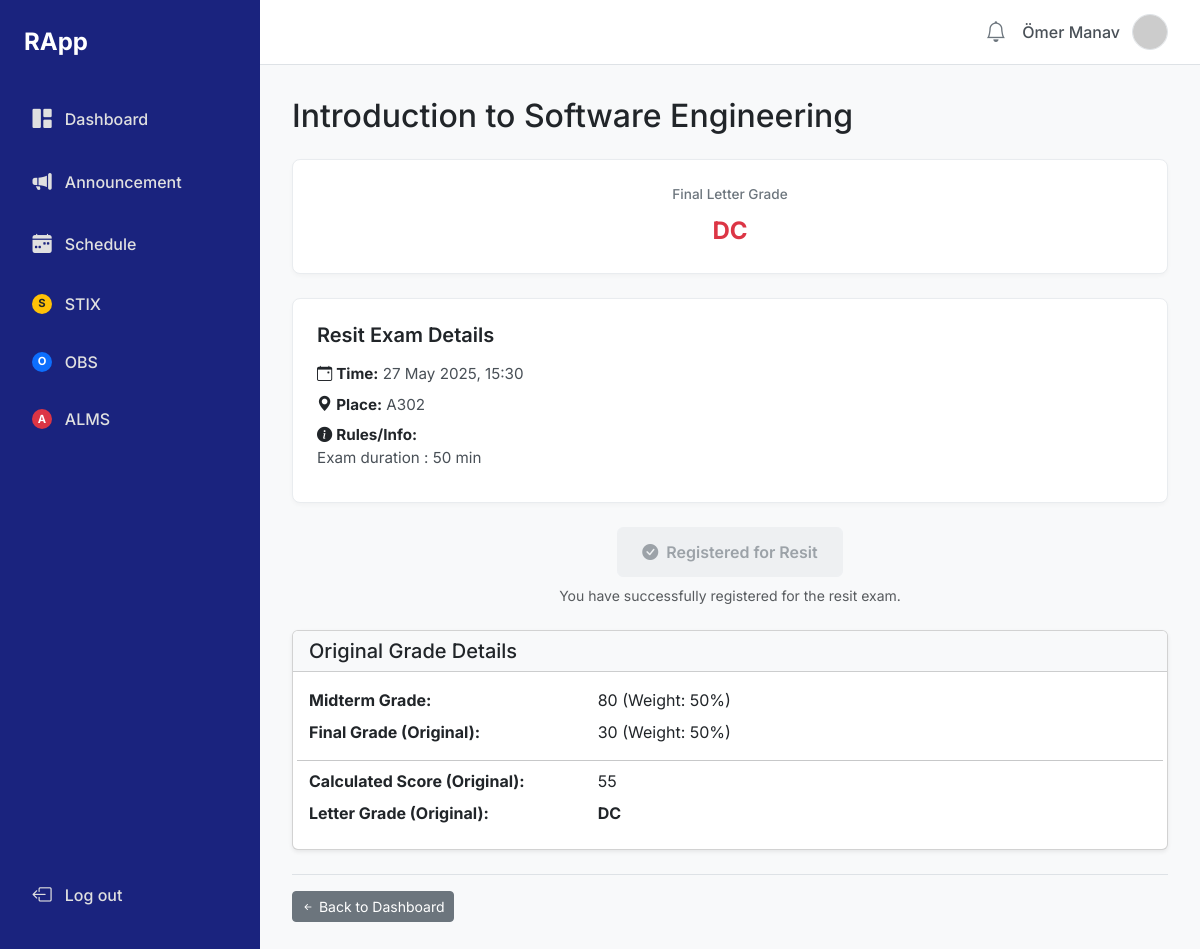
Page /student/course/1/ (signed in) on the committed database.
### makeup_exam/models.py (models this page shows, shortened)
class Course(models.Model):
    course_code = models.CharField(max_length=10, unique=True, verbose_name="Course Code", help_text="CSE101")
    course_name = models.CharField(max_length=100, verbose_name="Course Name", help_text="Introduction to Computer Science")
    credits = models.PositiveIntegerField(default=3, verbose_name="Credits")
    teacher = models.ForeignKey(
        User,
        on_delete=models.SET_NULL,
        null=True,
        limit_choices_to={'profile__role': 'teacher'},
        related_name='taught_courses'
    )
    midterm_weight = models.PositiveSmallIntegerField(
        default=40,
        validators=[MinValueValidator(0), MaxValueValidator(100)]
    )
    final_weight = models.PositiveSmallIntegerField(
        default=60,
        validators=[MinValueValidator(0), MaxValueValidator(100)]
    )

class Enrollment(models.Model):
    student = models.ForeignKey(
        User,
        on_delete=models.CASCADE,
        limit_choices_to={'profile__role': 'student'}
    )
    course = models.ForeignKey(Course, on_delete=models.CASCADE)
    midterm_grade = models.PositiveSmallIntegerField(
        null=True, blank=True,
        validators=[MinValueValidator(0), MaxValueValidator(100)]
    )
    final_grade = models.PositiveSmallIntegerField(
        null=True, blank=True,
        validators=[MinValueValidator(0), MaxValueValidator(100)]
    )
    applied_for_makeup = models.BooleanField(default=False)
    class Meta:
        unique_together = ('student', 'course')
    def calculate_final_score(self):
        if self.midterm_grade is not None and self.final_grade is not None:
            score = (self.midterm_grade * self.course.midterm_weight / 100.0) + \
                    (self.final_grade * self.course.final_weight / 100.0)
            return round(score)
        return None
    def get_letter_grade(self):
        score = self.calculate_final_score()
        if score is None:
            return '-'
        if score >= 90: return 'AA'
        elif score >= 85: return 'BA'
        elif score >= 80: return 'BB'
        elif score >= 70: return 'CB'
        elif score >= 60: return 'CC'
        elif score >= 50: return 'DC'
        else: return 'FF'
    def is_eligible_for_makeup(self):
        letter_grade = self.get_letter_grade()
        return letter_grade in ['DC', 'FF']

class ResitExamAnnouncement(models.Model):
    title = models.CharField(max_length=200, verbose_name="Resit Announcement Title")
    course = models.ForeignKey(Course, on_delete=models.CASCADE, related_name="resit_exam_details", verbose_name="Related Course")
    exam_datetime = models.DateTimeField(verbose_name="Exam Date and Time")
    exam_place = models.CharField(max_length=200, verbose_name="Exam Place (e.g., Classroom A-101)")
    additional_info = models.TextField(blank=True, null=True, verbose_name="Additional Information / Rules")
    attached_file = models.FileField(
        upload_to=resit_exam_announcement_file_path,
        null=True,
        blank=True,
        verbose_name="Attach File (e.g., Exam Topics, Seating Plan)"
    )
    posted_by = models.ForeignKey(User, on_delete=models.SET_NULL, null=True, limit_choices_to={'profile__role': 'faculty'})
    posted_at = models.DateTimeField(auto_now_add=True)
    class Meta:
        verbose_name = "Resit Exam Announcement"
        verbose_name_plural = "Resit Exam Announcements"
        ordering = ['-posted_at']

### makeup_exam/views.py (the view)
# urls.py: path('student/course/<int:enrollment_id>/', views.student_course_detail, name='student_course_detail'),
@login_required(login_url='login_selection')
def student_course_detail(request, enrollment_id):
    if not user_is_role(request.user, 'student'):
        messages.error(request, "Bu sayfaya erişim yetkiniz yok.")
        auth_logout(request)
        return redirect('login_selection')
    enrollment = get_object_or_404(Enrollment, id=enrollment_id, student=request.user)
    context = {
        'enrollment': enrollment,
        'course': enrollment.course,
        'page_title': enrollment.course.course_name
    }
    return render(request, 'makeup_exam/student/student_course_detail.html', context)

### makeup_exam/views.py (called while the page is built)
def user_is_role(user, role_name):
    try:
        return user.is_authenticated and user.profile.role == role_name
    except Profile.DoesNotExist:
        return False

### makeup_exam/templates/makeup_exam/student/student_course_detail.html (shortened to what this page needs)
{% extends 'makeup_exam/base.html' %}
{% block page_title %}{{ page_title }}{% endblock %}
{% block content %}
    <div class="grade-summary mb-4">
        <div class="grade-item">
            <span class="grade-label">Final Letter Grade</span>
            {% if enrollment.resit_grade_entry and enrollment.resit_grade_entry.grade is not None %}
                {% with new_grade=enrollment.resit_grade_entry.get_new_letter_grade_with_resit %}
                    <span class="grade-value grade-{{ new_grade|lower }}">
                        {{ new_grade }}
                    </span>
                    <small class="d-block text-muted">(After Resit)</small>
                {% endwith %}
            {% else %}
                <span class="grade-value grade-{{ enrollment.get_letter_grade|lower }}">
                    {{ enrollment.get_letter_grade }}
                </span>
            {% endif %}
        </div>
    </div>
    {% with resit_announcements_for_course=course.resit_exam_details.all %}
        {% if enrollment.is_eligible_for_makeup or enrollment.applied_for_makeup or enrollment.resit_grade_entry %}
            {% if resit_announcements_for_course %}
                <div class="resit-details mb-4">
                    <h5>Resit Exam Details</h5>
                    {% for resit_ann in resit_announcements_for_course %}
                        {% if forloop.first %}
                            {% if resit_ann.exam_datetime %}
                                <p><strong><i class="bi bi-calendar-event me-1"></i>Time:</strong> {{ resit_ann.exam_datetime|date:"d M Y, H:i" }}</p>
                            {% endif %}
                            {% if resit_ann.exam_place %}
                                <p><strong><i class="bi bi-geo-alt-fill me-1"></i>Place:</strong> {{ resit_ann.exam_place }}</p>
                            {% endif %}
                            {% if resit_ann.additional_info %}
                                 <p><strong><i class="bi bi-info-circle-fill me-1"></i>Rules/Info:</strong><br>{{ resit_ann.additional_info|linebreaksbr }}</p>
                            {% endif %}
                        {% endif %}
                    {% endfor %}
                </div>
            {% elif enrollment.is_eligible_for_makeup or enrollment.applied_for_makeup or enrollment.resit_grade_entry %}
                <div class="alert alert-light mb-4" role="alert">
                  Resit exam details will be announced by the faculty. Please check announcements page.
                </div>
            {% endif %}
        {% endif %}
    {% endwith %}
    {% if enrollment.is_eligible_for_makeup and not enrollment.resit_grade_entry %}
        <div class="resit-registration text-center mb-4">
            <form method="post" action="{% url 'apply_for_resit' enrollment.id %}">
                <button type="submit" class="btn btn-resit-register" {% if enrollment.applied_for_makeup %}disabled{% endif %}>
                    {% if enrollment.applied_for_makeup %}
                        <i class="bi bi-check-circle-fill me-2"></i>Registered for Resit
                    {% else %}
                        Register For Resit
                    {% endif %}
                </button>
            </form>
            {% if enrollment.applied_for_makeup %}
                <small class="d-block text-muted mt-2">You have successfully registered for the resit exam.</small>
            {% endif %}
        </div>
    {% elif enrollment.applied_for_makeup and not enrollment.resit_grade_entry %}
          <div class="alert alert-success text-center" role="alert">
            You have already registered for the resit exam for this course. Grade is pending.
          </div>
    {% endif %}
     <div class="card shadow-sm mb-4">
        <div class="card-header bg-light">
           <h5 class="mb-0">Original Grade Details</h5>
        </div>
        <div class="card-body">
             <dl class="row mb-0">
                <dt class="col-sm-4">Midterm Grade:</dt>
                <dd class="col-sm-8">{{ enrollment.midterm_grade|default:"-" }} (Weight: {{ course.midterm_weight }}%)</dd>
                <dt class="col-sm-4">Final Grade (Original):</dt>
                <dd class="col-sm-8">{{ enrollment.final_grade|default:"-" }} (Weight: {{ course.final_weight }}%)</dd>
                <hr class="my-2">
                <dt class="col-sm-4">Calculated Score (Original):</dt>
                <dd class="col-sm-8">{{ enrollment.calculate_final_score|default:"-" }}</dd>
                <dt class="col-sm-4">Letter Grade (Original):</dt>
                <dd class="col-sm-8">
                    <strong class="grade-value grade-{{ enrollment.get_letter_grade|lower }}">
                        {{ enrollment.get_letter_grade }}
                    </strong>
                </dd>
            </dl>
        </div>
    </div>
    <div class="mt-4 pt-3 border-top">
         <a href="{% url 'student_dashboard' %}" class="btn btn-secondary btn-sm">
             <i class="bi bi-arrow-left-short"></i> Back to Dashboard
         </a>
     </div>
{% endblock %}

### makeup_exam/templates/makeup_exam/base.html (shortened to what this page needs)
<!DOCTYPE html>
<html lang="tr">
<head>
    <link href="https://cdn.jsdelivr.net/npm/bootstrap@5.3.0/dist/css/bootstrap.min.css" rel="stylesheet">
    <link rel="stylesheet" href="https://cdn.jsdelivr.net/npm/bootstrap-icons@1.10.0/font/bootstrap-icons.css">
</head>
<body>
    <div class="sidebar">
        <div class="sidebar-header">RApp</div>
        <ul class="nav flex-column">
            <li class="nav-item">
                <a class="nav-link {% if 'dashboard' in request.resolver_match.url_name %}active{% endif %}"
                   href="{% if user.profile.role == 'student' %}{% url 'student_dashboard' %}{% elif user.profile.role == 'teacher' %}{% url 'teacher_dashboard' %}{% elif user.profile.role == 'faculty' %}{% url 'faculty_dashboard' %}{% else %}#{% endif %}">
                    <i class="bi bi-grid-1x2-fill"></i> Dashboard
                </a>
            </li>
            {% if user.profile.role == 'student' or user.profile.role == 'teacher' %}
            <li class="nav-item">
                <a class="nav-link {% if 'announcements' in request.resolver_match.url_name %}active{% endif %}"
                   href="{% if user.profile.role == 'student' %}{% url 'student_announcements' %}{% elif user.profile.role == 'teacher' %}{% url 'teacher_announcements' %}{% endif %}">
                    <i class="bi bi-megaphone-fill"></i> Announcement
                </a>
            </li>
            {% endif %}
             {% if user.profile.role == 'student' or user.profile.role == 'teacher' %}
            <li class="nav-item">
                <a class="nav-link {% if 'schedule' in request.resolver_match.url_name %}active{% endif %}"
                   href="{% if user.profile.role == 'student' %}{% url 'student_schedule' %}{% elif user.profile.role == 'teacher' %}{% url 'teacher_schedule' %}{% endif %}">
                    <i class="bi bi-calendar-week-fill"></i> Schedule
                </a>
            </li>
            {% endif %}
            <li class="nav-item">
                <a class="nav-link {% if request.resolver_match.url_name == 'stix_page' %}active{% endif %}" href="{% url 'stix_page' %}">
                    <span class="badge bg-warning text-dark">S</span> STIX
                </a>
            </li>
            <li class="nav-item">
                <a class="nav-link {% if request.resolver_match.url_name == 'obs_page' %}active{% endif %}" href="{% url 'obs_page' %}">
                    <span class="badge bg-primary">O</span> OBS
                </a>
            </li>
            <li class="nav-item">
                <a class="nav-link {% if request.resolver_match.url_name == 'alms_page' %}active{% endif %}" href="{% url 'alms_page' %}">
                    <span class="badge bg-danger">A</span> ALMS
                </a>
            </li>
        </ul>
        <a href="{% url 'logout' %}" class="nav-link logout-link mt-auto">
            <i class="bi bi-box-arrow-left"></i> Log out
        </a>
    </div>
    <div class="main-content">
         <nav class="top-navbar">
            <div class="user-info">
                 <i class="bi bi-bell"></i>
                 <span class="user-name">{{ user.get_full_name|default:user.username }}</span>
                 <img src="https://placehold.co/36x36/adb5bd/ffffff?text={{ user.username.0|upper }}" alt="Profil Resmi">
            </div>
        </nav>
        <div class="content-area">
            <h2 class="mb-4">{% block page_title %}{% endblock %}</h2>
            {% block content %}
            {% endblock %}
        </div>
    </div>
</body>
</html>

### makeup_exam/templates/makeup_exam/base.html (style rules this page uses)
body { font-family: 'Inter', sans-serif; background-color: #f8f9fa; display: flex; min-height: 100vh; overflow-x: hidden; }
.sidebar { width: 260px; background-color: #1a237e; color: #fff; padding: 1.5rem 1rem; position: fixed; top: 0; bottom: 0; left: 0; z-index: 100; display: flex; flex-direction: column; }
.sidebar .sidebar-header { font-size: 1.5rem; font-weight: 700; margin-bottom: 2rem; padding-left: 0.5rem; }
.sidebar .nav-link { color: #e0e0e0; padding: 0.8rem 1rem; margin-bottom: 0.5rem; border-radius: 0.375rem; display: flex; align-items: center; font-weight: 500; transition: background-color 0.2s ease, color 0.2s ease; }
.sidebar .nav-link .bi { margin-right: 0.8rem; font-size: 1.2rem; width: 20px; text-align: center; }
.sidebar .nav-link .badge { width: 20px; height: 20px; border-radius: 50%; display: inline-flex; justify-content: center; align-items: center; font-size: 0.7rem; font-weight: bold; margin-right: 0.8rem; }
.sidebar .logout-link { margin-top: auto; }
.main-content { margin-left: 260px; padding: 0; width: calc(100% - 260px); flex-grow: 1; }
.top-navbar { background-color: #fff; border-bottom: 1px solid #dee2e6; padding: 0.75rem 2rem; height: 65px; display: flex; justify-content: flex-end; align-items: center; }
.top-navbar .user-info { display: flex; align-items: center; color: #495057; }
.top-navbar .user-info .bi-bell { font-size: 1.3rem; margin-right: 1rem; color: #6c757d; cursor: pointer; }
.top-navbar .user-info .user-name { font-weight: 500; margin-right: 0.75rem; }
.top-navbar .user-info img { width: 36px; height: 36px; border-radius: 50%; object-fit: cover; border: 1px solid #dee2e6; }
.content-area { padding: 2rem; }
.grade-summary { display: flex; justify-content: space-around; text-align: center; background-color: #fff; padding: 1.5rem 1rem; border-radius: 0.5rem; border: 1px solid #e9ecef; box-shadow: 0 2px 4px rgba(0,0,0,0.03); margin-bottom: 2rem; }
.grade-summary .grade-item { flex: 1; }
.grade-summary .grade-item .grade-label { font-size: 0.85rem; color: #6c757d; margin-bottom: 0.5rem; display: block; font-weight: 500; }
.grade-summary .grade-item .grade-value { font-size: 1.5rem; font-weight: 700; color: #212529; }
.grade-summary .grade-item .grade-value.grade-ff, .grade-summary .grade-item .grade-value.grade-dc { color: #dc3545; }
.resit-details { background-color: #fff; padding: 1.5rem; border-radius: 0.5rem; border: 1px solid #e9ecef; box-shadow: 0 2px 4px rgba(0,0,0,0.03); margin-bottom: 2rem; }
.resit-details h5 { font-weight: 600; margin-bottom: 1rem; }
.resit-details p { margin-bottom: 0.5rem; color: #495057; font-size: 0.95rem; }
.resit-details p strong { color: #212529; min-width: 60px; display: inline-block; }
.btn-resit-register { background-color: #ffc107; border-color: #ffc107; color: #343a40; font-weight: 600; padding: 0.75rem 1.5rem; }
.btn-resit-register:disabled { background-color: #e9ecef; border-color: #e9ecef; color: #6c757d; cursor: not-allowed; }

### rows in the picture
Course: course_name "Introduction to Software Engineering", midterm_weight "50", final_weight "50"
Enrollment: get_letter_grade "DC", midterm_grade "80", final_grade "30", calculate_final_score "55"
ResitExamAnnouncement: exam_datetime "27 May 2025, 15:30", exam_place "A302", additional_info "Exam duration : 50 min"

### other values in the picture
{{ user.get_full_name|default:user.username }} "Ömer Manav"
